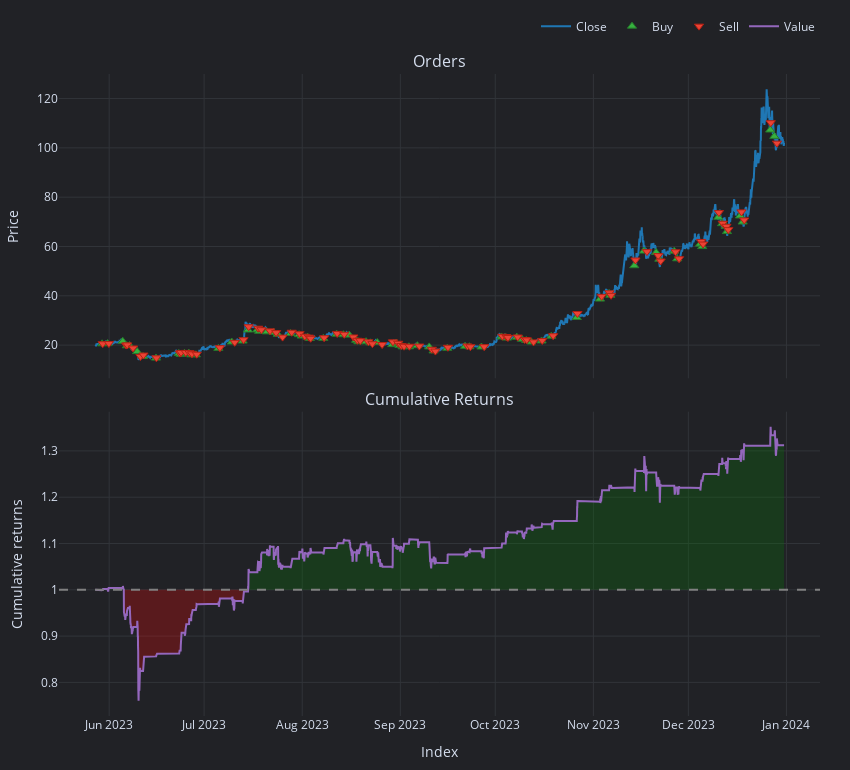

Write notebook code for a chart like this one.
### Code cell
long_entries = pred_sig > 1.35
long_exits = pred_sig < 1
short_entries = pred_sig < 0.5
short_exits = pred_sig > 1.2
pf = vbt.Portfolio.from_signals(
    close=X_test.Close, 
    long_entries=long_entries, 
    long_exits=long_exits, 
    # short_entries=short_entries,
    # short_exits=short_exits,
    size=100,
    size_type='value',
    # accumulate=True,
    init_cash='auto'
)
pf.plot({"orders", "cum_returns"}, settings=dict(bm_returns=False)).show()

### Figure 1 — Plotly figure (JSON) as saved in the notebook; plotly's stock layout.template omitted (floating-point values rounded to 4 significant figures; data arrays with more than 128 entries replaced by an {"elided": "..."} marker saying what was removed)
{"data": [{"legendgroup": "0", "line": {"color": "#1f77b4"}, "mode": "lines", "name": "Close", "showlegend": true, "type": "scatter", "uid": "0b255969-c805-4148-9e29-0cdd9013d7b0", "x": {"elided": "5224 str values"}, "xaxis": "x", "y": {"elided": "5224 float values"}, "yaxis": "y"}, {"customdata": {"elided": "78x9 mixed values"}, "hovertemplate": "<br>Order Id: %{customdata[0]}\n<br>Signal Index: %{customdata[1]}\n<br>Creation Index: %{customdata[2]}\n<br>Fill Index: %{customdata[3]}\n<br>Size: %{customdata[4]:,}\n<br>Price: %{customdata[5]:,}\n<br>Fees: %{customdata[6]:,}\n<br>Type: %{customdata[7]}\n<br>Stop Type: %{customdata[8]}", "marker": {"color": "#37B13F", "line": {"color": "rgb(38,123,44)", "width": 1}, "size": 8, "symbol": "triangle-up"}, "mode": "markers", "name": "Buy", "type": "scatter", "uid": "9b31347b-9032-4632-a6f7-ea804b39e2b7", "x": ["2023-05-29T18:00:00+00:00", "2023-05-31T12:00:00+00:00", "2023-06-05T07:00:00+00:00", "2023-06-06T14:00:00+00:00", "2023-06-07T11:00:00+00:00", "2023-06-09T20:00:00+00:00", "2023-06-11T17:00:00+00:00", "2023-06-15T19:00:00+00:00", "2023-06-23T00:00:00+00:00", "2023-06-23T14:00:00+00:00", "2023-06-24T19:00:00+00:00", "2023-06-26T04:00:00+00:00", "2023-06-26T22:00:00+00:00", "2023-06-28T09:00:00+00:00", "2023-07-05T12:00:00+00:00", "2023-07-09T17:00:00+00:00", "2023-07-13T04:00:00+00:00", "2023-07-14T21:00:00+00:00", "2023-07-17T19:00:00+00:00", "2023-07-18T09:00:00+00:00", "2023-07-20T20:00:00+00:00", "2023-07-22T23:00:00+00:00", "2023-07-24T06:00:00+00:00", "2023-07-28T07:00:00+00:00", "2023-07-31T00:00:00+00:00", "2023-07-31T20:00:00+00:00", "2023-08-02T16:00:00+00:00", "2023-08-03T10:00:00+00:00", "2023-08-07T16:00:00+00:00", "2023-08-11T21:00:00+00:00", "2023-08-14T00:00:00+00:00", "2023-08-15T21:00:00+00:00", "2023-08-18T01:00:00+00:00", "2023-08-18T18:00:00+00:00", "2023-08-21T04:00:00+00:00", "2023-08-22T13:00:00+00:00", "2023-08-24T17:00:00+00:00", "2023-08-29T11:00:00+00:00", "2023-08-30T16:00:00+00:00", "2023-08-31T18:00:00+00:00", "2023-09-01T17:00:00+00:00", "2023-09-03T17:00:00+00:00", "2023-09-06T09:00:00+00:00", "2023-09-10T03:00:00+00:00", "2023-09-11T12:00:00+00:00", "2023-09-15T20:00:00+00:00", "2023-09-21T11:00:00+00:00", "2023-09-22T20:00:00+00:00", "2023-09-26T15:00:00+00:00", "2023-10-02T23:00:00+00:00", "2023-10-04T06:00:00+00:00", "2023-10-04T17:00:00+00:00", "2023-10-07T19:00:00+00:00", "2023-10-09T10:00:00+00:00", "2023-10-10T19:00:00+00:00", "2023-10-12T10:00:00+00:00", "2023-10-15T15:00:00+00:00", "2023-10-18T17:00:00+00:00", "2023-10-26T18:00:00+00:00", "2023-11-03T02:00:00+00:00", "2023-11-05T23:00:00+00:00", "2023-11-06T09:00:00+00:00", "2023-11-13T22:00:00+00:00", "2023-11-16T23:00:00+00:00", "2023-11-20T20:00:00+00:00", "2023-11-21T20:00:00+00:00", "2023-11-26T13:00:00+00:00", "2023-11-27T12:00:00+00:00", "2023-12-04T17:00:00+00:00", "2023-12-05T09:00:00+00:00", "2023-12-10T11:00:00+00:00", "2023-12-11T16:00:00+00:00", "2023-12-12T19:00:00+00:00", "2023-12-13T05:00:00+00:00", "2023-12-17T08:00:00+00:00", "2023-12-18T04:00:00+00:00", "2023-12-26T21:00:00+00:00", "2023-12-28T04:00:00+00:00"], "xaxis": "x", "y": [20.54, 20.61, 21.53, 19.75, 19.82, 17.38, 15.4, 14.73, 16.62, 16.26, 16.67, 16.74, 16.06, 16.08, 18.7, 21.27, 21.65, 26.14, 26.18, 25.61, 25.39, 25.18, 24.43, 24.7, 24.24, 23.66, 23.24, 22.72, 22.75, 24.45, 24.22, 24.06, 21.97, 21.36, 21.39, 20.95, 21.05, 20.21, 20.83, 19.86, 19.33, 19.32, 19.78, 19.28, 17.65, 18.72, 19.53, 19.35, 19.24, 23.33, 23.07, 22.86, 23.23, 22.38, 21.89, 21.26, 21.69, 23.63, 31.2, 38.67, 40.95, 40.23, 52.21, 58.13, 57.56, 54.84, 58.1, 55.03, 60.96, 59.97, 71.87, 69.27, 68.26, 66.05, 72.39, 69.93, 107.2, 104.7], "yaxis": "y"}, {"customdata": {"elided": "78x9 mixed values"}, "hovertemplate": "<br>Order Id: %{customdata[0]}\n<br>Signal Index: %{customdata[1]}\n<br>Creation Index: %{customdata[2]}\n<br>Fill Index: %{customdata[3]}\n<br>Size: %{customdata[4]:,}\n<br>Price: %{customdata[5]:,}\n<br>Fees: %{customdata[6]:,}\n<br>Type: %{customdata[7]}\n<br>Stop Type: %{customdata[8]}", "marker": {"color": "#EA4335", "line": {"color": "rgb(181,31,18)", "width": 1}, "size": 8, "symbol": "triangle-down"}, "mode": "markers", "name": "Sell", "type": "scatter", "uid": "99d54b07-5b5f-4751-962c-efe7c005b54f", "x": ["2023-05-29T23:00:00+00:00", "2023-05-31T22:00:00+00:00", "2023-06-06T09:00:00+00:00", "2023-06-06T17:00:00+00:00", "2023-06-08T13:00:00+00:00", "2023-06-10T21:00:00+00:00", "2023-06-11T20:00:00+00:00", "2023-06-15T22:00:00+00:00", "2023-06-23T08:00:00+00:00", "2023-06-23T17:00:00+00:00", "2023-06-25T05:00:00+00:00", "2023-06-26T09:00:00+00:00", "2023-06-27T04:00:00+00:00", "2023-06-28T16:00:00+00:00", "2023-07-06T00:00:00+00:00", "2023-07-10T16:00:00+00:00", "2023-07-13T11:00:00+00:00", "2023-07-15T02:00:00+00:00", "2023-07-18T02:00:00+00:00", "2023-07-19T02:00:00+00:00", "2023-07-21T20:00:00+00:00", "2023-07-23T18:00:00+00:00", "2023-07-25T19:00:00+00:00", "2023-07-28T16:00:00+00:00", "2023-07-31T04:00:00+00:00", "2023-08-01T20:00:00+00:00", "2023-08-03T03:00:00+00:00", "2023-08-03T16:00:00+00:00", "2023-08-07T22:00:00+00:00", "2023-08-12T01:00:00+00:00", "2023-08-14T07:00:00+00:00", "2023-08-17T04:00:00+00:00", "2023-08-18T10:00:00+00:00", "2023-08-19T08:00:00+00:00", "2023-08-21T22:00:00+00:00", "2023-08-23T04:00:00+00:00", "2023-08-26T06:00:00+00:00", "2023-08-29T16:00:00+00:00", "2023-08-31T08:00:00+00:00", "2023-09-01T07:00:00+00:00", "2023-09-02T04:00:00+00:00", "2023-09-03T21:00:00+00:00", "2023-09-07T00:00:00+00:00", "2023-09-10T23:00:00+00:00", "2023-09-12T02:00:00+00:00", "2023-09-16T01:00:00+00:00", "2023-09-22T05:00:00+00:00", "2023-09-23T03:00:00+00:00", "2023-09-27T12:00:00+00:00", "2023-10-03T06:00:00+00:00", "2023-10-04T11:00:00+00:00", "2023-10-05T00:00:00+00:00", "2023-10-08T02:00:00+00:00", "2023-10-10T07:00:00+00:00", "2023-10-10T23:00:00+00:00", "2023-10-13T02:00:00+00:00", "2023-10-15T20:00:00+00:00", "2023-10-19T07:00:00+00:00", "2023-10-26T23:00:00+00:00", "2023-11-03T15:00:00+00:00", "2023-11-06T02:00:00+00:00", "2023-11-06T14:00:00+00:00", "2023-11-14T07:00:00+00:00", "2023-11-17T22:00:00+00:00", "2023-11-21T12:00:00+00:00", "2023-11-22T06:00:00+00:00", "2023-11-26T23:00:00+00:00", "2023-11-28T02:00:00+00:00", "2023-12-05T01:00:00+00:00", "2023-12-05T16:00:00+00:00", "2023-12-10T16:00:00+00:00", "2023-12-11T21:00:00+00:00", "2023-12-13T01:00:00+00:00", "2023-12-13T15:00:00+00:00", "2023-12-17T19:00:00+00:00", "2023-12-18T16:00:00+00:00", "2023-12-27T01:00:00+00:00", "2023-12-29T00:00:00+00:00"], "xaxis": "x", "y": [20.58, 20.66, 20.02, 20.1, 18.84, 15.37, 15.98, 14.85, 16.77, 17.02, 17.04, 16.92, 16.48, 16.32, 18.98, 21.14, 22.19, 27.46, 26.86, 26.26, 25.78, 25.07, 23.25, 25.22, 24.63, 23.61, 23.25, 22.79, 23.02, 24.75, 24.4, 23.3, 21.96, 21.81, 21.33, 20.58, 20.24, 21.32, 20.76, 19.8, 19.56, 19.55, 19.62, 18.32, 17.58, 19.12, 19.67, 19.37, 19.39, 23.61, 23.49, 23.11, 23.29, 22.3, 22.14, 21.31, 21.9, 23.81, 32.83, 39.77, 41.22, 40.2, 54.52, 57.93, 56.3, 54.11, 57.85, 55.04, 62.04, 61.0, 73.77, 69.42, 68.19, 66.83, 74.04, 70.76, 110.2, 101.9], "yaxis": "y"}, {"hoverinfo": "skip", "line": {"color": "rgba(0, 0, 0, 0)", "width": 0}, "mode": "lines", "opacity": 0, "showlegend": false, "type": "scatter", "uid": "40f8fb30-fd17-4444-9359-82b7b1714247", "x": {"elided": "5224 str values"}, "xaxis": "x2", "y": {"elided": "5224 int values"}, "yaxis": "y2"}, {"connectgaps": false, "fill": "tonexty", "fillcolor": "rgba(0, 128, 0, 0.25)", "hoverinfo": "skip", "line": {"color": "rgba(0, 0, 0, 0)", "width": 0}, "mode": "lines", "opacity": 0, "showlegend": false, "type": "scatter", "uid": "26278a65-dc39-4c8c-a047-7827ce16a2c0", "x": {"elided": "5224 str values"}, "xaxis": "x2", "y": {"elided": "5224 float values"}, "yaxis": "y2"}, {"hoverinfo": "skip", "line": {"color": "rgba(0, 0, 0, 0)", "width": 0}, "mode": "lines", "opacity": 0, "showlegend": false, "type": "scatter", "uid": "95561aa2-3626-484a-a83b-0ce3a2a0658e", "x": {"elided": "5224 str values"}, "xaxis": "x2", "y": {"elided": "5224 int values"}, "yaxis": "y2"}, {"connectgaps": false, "fill": "tonexty", "fillcolor": "rgba(255, 0, 0, 0.25)", "hoverinfo": "skip", "line": {"color": "rgba(0, 0, 0, 0)", "width": 0}, "mode": "lines", "opacity": 0, "showlegend": false, "type": "scatter", "uid": "577fb003-9d7f-44d2-95dc-bdd72d022d0e", "x": {"elided": "5224 str values"}, "xaxis": "x2", "y": {"elided": "5224 float values"}, "yaxis": "y2"}, {"legendgroup": "1", "line": {"color": "#9467bd"}, "mode": "lines", "name": "Value", "showlegend": true, "type": "scatter", "uid": "ace2afaf-0223-4d88-b253-d1e41505c447", "x": {"elided": "5224 str values"}, "xaxis": "x2", "y": {"elided": "5224 float values"}, "yaxis": "y2"}, {"hoverinfo": "skip", "line": {"color": "rgba(0, 0, 0, 0)", "width": 0}, "mode": "lines", "opacity": 0, "showlegend": false, "type": "scatter", "uid": "7b5fb3c4-9573-451f-9f28-496af402176a", "x": {"elided": "5224 str values"}, "xaxis": "x2", "y": {"elided": "5224 int values"}, "yaxis": "y2"}], "layout": {"annotations": [{"font": {"size": 16}, "showarrow": false, "text": "Orders", "x": 0.5, "xanchor": "center", "xref": "paper", "y": 1, "yanchor": "bottom", "yref": "paper"}, {"font": {"size": 16}, "showarrow": false, "text": "Cumulative Returns", "x": 0.5, "xanchor": "center", "xref": "paper", "y": 0.474, "yanchor": "bottom", "yref": "paper"}], "height": 770, "legend": {"orientation": "h", "traceorder": "normal", "x": 1, "xanchor": "right", "y": 1.052, "yanchor": "bottom"}, "margin": {"b": 30, "l": 30, "r": 30, "t": 30}, "shapes": [{"line": {"color": "gray", "dash": "dash"}, "type": "line", "x0": 0, "x1": 1, "xref": "paper", "y0": 1, "y1": 1, "yref": "y2"}], "showlegend": true, "width": 850, "xaxis": {"anchor": "y", "domain": [0, 1], "matches": "x2", "showticklabels": false}, "xaxis2": {"anchor": "y2", "domain": [0, 1], "title": {"text": "Index"}}, "yaxis": {"anchor": "x", "domain": [0.526, 1], "title": {"text": "Price"}}, "yaxis2": {"anchor": "x2", "domain": [0, 0.474], "title": {"text": "Cumulative returns"}}}}
